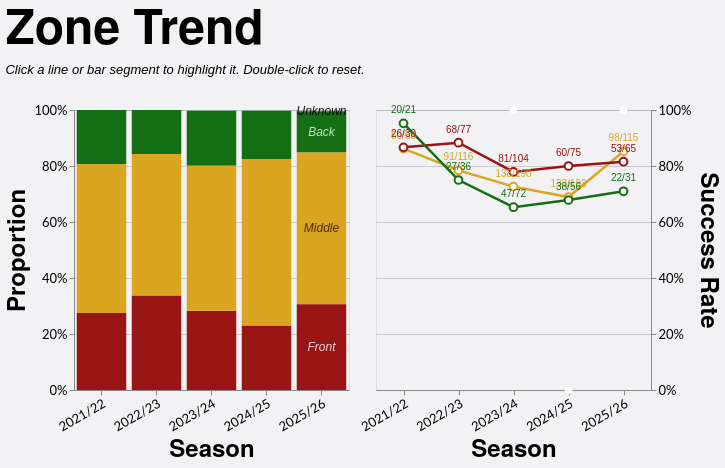

Write the Vega-Lite specification saved for this chart.
### Vega-Lite specification from a JSON file in a GitHub repository (floating-point values rounded to 4 significant figures; data arrays with more than 128 entries replaced by an {"elided": "..."} marker saying what was removed)
{"config": {"axis": {"labelFont": "Lato, sans-serif", "titleFont": "PT Sans Narrow, Helvetica Neue, Helvetica, Arial, sans-serif", "labelFontSize": 13, "titleFontSize": 24, "gridColor": "#202947", "gridOpacity": 0.2}, "header": {"labelFont": "PT Sans Narrow, Helvetica Neue, Helvetica, Arial, sans-serif", "titleFont": "PT Sans Narrow, Helvetica Neue, Helvetica, Arial, sans-serif", "labelFontSize": 24, "titleFontSize": 28, "labelFontWeight": "bold", "orient": "left"}, "legend": {"labelFont": "Lato, sans-serif", "titleFont": "PT Sans Narrow, Helvetica Neue, Helvetica, Arial, sans-serif", "labelFontSize": 14, "titleFontSize": 16, "titlePadding": 5, "fillColor": "white", "strokeColor": "black", "padding": 10, "titleFontWeight": "lighter", "titleFontStyle": "italic", "titleColor": "gray", "offset": 10}, "title": {"font": "PT Sans Narrow, Helvetica Neue, Helvetica, Arial, sans-serif", "fontSize": 48, "fontWeight": "bold", "anchor": "start", "align": "center", "titlePadding": 20, "subtitlePadding": 10, "subtitleFontSize": 13, "subtitleColor": "", "subtitleFontStyle": "italic", "offset": 15, "color": "black"}, "axisX": {"labelAngle": 0}, "facet": {"title": null, "header": null, "align": {"row": "each", "column": "each"}}, "resolve": {"scale": {"y": "independent", "facet": "independent"}}, "background": "#f2f1f4", "scale": {"offsetBandPaddingOuter": 0.2, "offsetBandPaddingInner": 0.1}}, "hconcat": [{"layer": [{"mark": {"type": "bar", "opacity": 0.85}, "encoding": {"color": {"field": "area", "legend": null, "scale": {"domain": ["Front", "Middle", "Back"], "range": ["#991515", "goldenrod", "#146f14"]}, "sort": ["Front", "Middle", "Back"], "type": "nominal"}, "opacity": {"condition": {"param": "param_5", "value": 1.0, "empty": true}, "value": 0.2}, "order": {"field": "stack_order", "sort": "ascending", "type": "quantitative"}, "stroke": {"value": "transparent"}, "tooltip": [{"field": "season", "title": "Season", "type": "nominal"}, {"field": "area", "title": "Zone", "type": "nominal"}, {"field": "attempts", "format": ",.0f", "title": "Attempts", "type": "quantitative"}, {"field": "won", "format": ",.0f", "title": "Won", "type": "quantitative"}, {"field": "success_rate", "format": ".1%", "title": "Success Rate", "type": "quantitative"}], "x": {"axis": {"labelAngle": -30}, "field": "season", "sort": ["2021/22", "2022/23", "2023/24", "2024/25", "2025/26"], "title": "Season", "type": "nominal"}, "y": {"axis": {"format": "%", "orient": "left"}, "field": "attempts", "stack": "normalize", "title": "Proportion", "type": "quantitative"}}, "name": "view_3", "transform": [{"filter": "(loSquad == 'All' || datum.squad == loSquad) && (loGameType == 'All' || (loGameType == 'League + Cup' && (datum.game_type == 'League' || datum.game_type == 'Cup')) || (loGameType == 'League only' && datum.game_type == 'League') || datum.game_type == loGameType) && (loThrower == 'All' || datum.thrower == loThrower) && (loJumper == 'All' || datum.jumper == loJumper) && (loNumbers == 'All' || datum.numbers == loNumbers)"}, {"aggregate": [{"op": "count", "as": "attempts"}, {"op": "sum", "field": "won", "as": "won"}], "groupby": ["season", "area"]}, {"calculate": "datum.won / datum.attempts", "as": "success_rate"}, {"calculate": "datum.won + '/' + datum.attempts", "as": "won_attempts_label"}, {"calculate": "datum.area == 'Front' ? 0 : datum.area == 'Middle' ? 1 : datum.area == 'Back' ? 2 : 999", "as": "stack_order"}]}, {"mark": {"type": "text", "align": "center", "baseline": "middle", "fontSize": 12, "fontStyle": "italic"}, "encoding": {"color": {"field": "text_label_color", "legend": null, "scale": null, "type": "nominal"}, "opacity": {"condition": {"param": "param_5", "value": 0.9, "empty": true}, "value": 0.3}, "text": {"field": "area", "type": "nominal"}, "x": {"axis": {"labelAngle": -30}, "field": "season", "sort": ["2021/22", "2022/23", "2023/24", "2024/25", "2025/26"], "title": "Season", "type": "nominal"}, "y": {"field": "mid_y", "scale": {"domain": [0, 1]}, "type": "quantitative"}}, "transform": [{"filter": "(loSquad == 'All' || datum.squad == loSquad) && (loGameType == 'All' || (loGameType == 'League + Cup' && (datum.game_type == 'League' || datum.game_type == 'Cup')) || (loGameType == 'League only' && datum.game_type == 'League') || datum.game_type == loGameType) && (loThrower == 'All' || datum.thrower == loThrower) && (loJumper == 'All' || datum.jumper == loJumper) && (loNumbers == 'All' || datum.numbers == loNumbers)"}, {"aggregate": [{"op": "count", "as": "attempts"}, {"op": "sum", "field": "won", "as": "won"}], "groupby": ["season", "area"]}, {"calculate": "datum.won / datum.attempts", "as": "success_rate"}, {"calculate": "datum.won + '/' + datum.attempts", "as": "won_attempts_label"}, {"calculate": "datum.area == 'Front' ? 0 : datum.area == 'Middle' ? 1 : datum.area == 'Back' ? 2 : 999", "as": "stack_order"}, {"joinaggregate": [{"op": "sum", "field": "attempts", "as": "season_total"}], "groupby": ["season"]}, {"calculate": "datum.attempts / datum.season_total", "as": "proportion"}, {"window": [{"op": "sum", "field": "proportion", "as": "cum_prop"}], "frame": [null, 0], "groupby": ["season"], "sort": [{"field": "stack_order", "order": "ascending"}]}, {"calculate": "datum.cum_prop - datum.proportion / 2", "as": "mid_y"}, {"calculate": "datum.area == 'Front' ? '#fce8e8' : datum.area == 'Middle' ? '#3d2000' : datum.area == 'Back' ? '#d4f5d4' : 'black'", "as": "text_label_color"}, {"calculate": "toNumber(split(datum.season, '/')[0])", "as": "season_order_num"}, {"window": [{"op": "row_number", "field": "", "as": "season_rank"}], "groupby": ["area"], "sort": [{"field": "season_order_num", "order": "descending"}]}, {"filter": "datum.season_rank == 1"}]}], "height": 280, "width": {"step": 55}}, {"layer": [{"mark": {"type": "line", "point": {"fill": "white", "filled": false, "size": 60}, "strokeWidth": 2.5}, "encoding": {"color": {"field": "area", "legend": null, "scale": {"domain": ["Front", "Middle", "Back"], "range": ["#991515", "goldenrod", "#146f14"]}, "sort": ["Front", "Middle", "Back"], "type": "nominal"}, "detail": {"field": "area", "type": "nominal"}, "opacity": {"condition": {"param": "param_5", "value": 1.0, "empty": true}, "value": 0.2}, "tooltip": [{"field": "season", "title": "Season", "type": "nominal"}, {"field": "area", "title": "Zone", "type": "nominal"}, {"field": "attempts", "format": ",.0f", "title": "Attempts", "type": "quantitative"}, {"field": "won", "format": ",.0f", "title": "Won", "type": "quantitative"}, {"field": "success_rate", "format": ".1%", "title": "Success Rate", "type": "quantitative"}], "x": {"axis": {"labelAngle": -30}, "field": "season", "sort": ["2021/22", "2022/23", "2023/24", "2024/25", "2025/26"], "title": "Season", "type": "nominal"}, "y": {"axis": {"format": "%", "orient": "right"}, "field": "success_rate", "scale": {"domainMax": 1, "nice": true}, "title": "Success Rate", "type": "quantitative"}}, "name": "view_4", "transform": [{"filter": "(loSquad == 'All' || datum.squad == loSquad) && (loGameType == 'All' || (loGameType == 'League + Cup' && (datum.game_type == 'League' || datum.game_type == 'Cup')) || (loGameType == 'League only' && datum.game_type == 'League') || datum.game_type == loGameType) && (loThrower == 'All' || datum.thrower == loThrower) && (loJumper == 'All' || datum.jumper == loJumper) && (loNumbers == 'All' || datum.numbers == loNumbers)"}, {"aggregate": [{"op": "count", "as": "attempts"}, {"op": "sum", "field": "won", "as": "won"}], "groupby": ["season", "area"]}, {"calculate": "datum.won / datum.attempts", "as": "success_rate"}, {"calculate": "datum.won + '/' + datum.attempts", "as": "won_attempts_label"}]}, {"mark": {"type": "text", "align": "center", "baseline": "bottom", "dy": -8, "fontSize": 10}, "encoding": {"color": {"field": "area", "legend": null, "scale": {"domain": ["Front", "Middle", "Back"], "range": ["#991515", "goldenrod", "#146f14"]}, "sort": ["Front", "Middle", "Back"], "type": "nominal"}, "detail": {"field": "area", "type": "nominal"}, "opacity": {"condition": {"param": "param_5", "value": 1.0, "empty": true}, "value": 0.2}, "text": {"field": "won_attempts_label", "type": "nominal"}, "x": {"axis": {"labelAngle": -30}, "field": "season", "sort": ["2021/22", "2022/23", "2023/24", "2024/25", "2025/26"], "title": "Season", "type": "nominal"}, "y": {"axis": {"format": "%", "orient": "right"}, "field": "success_rate", "scale": {"domainMax": 1, "nice": true}, "title": "Success Rate", "type": "quantitative"}}, "transform": [{"filter": "(loSquad == 'All' || datum.squad == loSquad) && (loGameType == 'All' || (loGameType == 'League + Cup' && (datum.game_type == 'League' || datum.game_type == 'Cup')) || (loGameType == 'League only' && datum.game_type == 'League') || datum.game_type == loGameType) && (loThrower == 'All' || datum.thrower == loThrower) && (loJumper == 'All' || datum.jumper == loJumper) && (loNumbers == 'All' || datum.numbers == loNumbers)"}, {"aggregate": [{"op": "count", "as": "attempts"}, {"op": "sum", "field": "won", "as": "won"}], "groupby": ["season", "area"]}, {"calculate": "datum.won / datum.attempts", "as": "success_rate"}, {"calculate": "datum.won + '/' + datum.attempts", "as": "won_attempts_label"}]}], "height": 280, "width": {"step": 55}}], "data": {"name": "data-68ec3d1f2e8eca2377d596ffc2c35356"}, "params": [{"name": "loSquad", "value": "All"}, {"name": "loSeason", "value": "All"}, {"name": "loGameType", "value": "All"}, {"name": "loThrower", "value": "All"}, {"name": "loJumper", "value": "All"}, {"name": "loArea", "value": "All"}, {"name": "loNumbers", "value": "All"}, {"name": "param_5", "select": {"type": "point", "clear": "dblclick", "fields": ["area"], "on": "click"}, "views": ["view_3", "view_4"]}], "resolve": {"scale": {"color": "shared"}}, "spacing": 8, "title": {"text": "Zone Trend", "subtitle": "Click a line or bar segment to highlight it. Double-click to reset."}, "$schema": "https://vega.github.io/schema/vega-lite/v5.20.1.json", "datasets": {"data-68ec3d1f2e8eca2377d596ffc2c35356": {"elided": "1242 records"}}}
